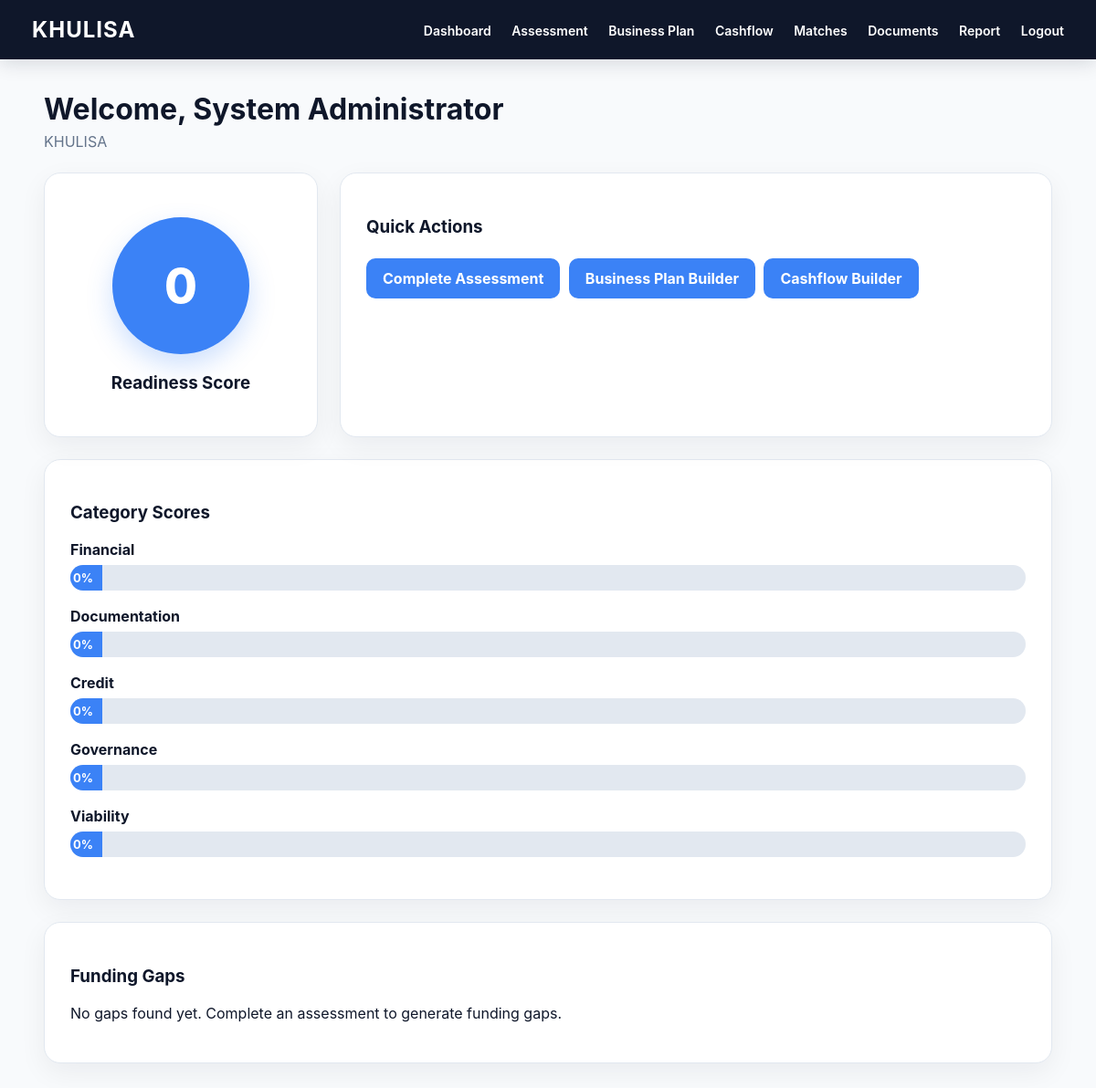
/dashboard.php (signed in), run on the app's committed database.
### tables this page shows
CREATE TABLE users (
    user_id INT AUTO_INCREMENT PRIMARY KEY,
    full_name VARCHAR(150) NOT NULL,
    business_name VARCHAR(150),
    email VARCHAR(150) UNIQUE NOT NULL,
    password VARCHAR(255) NOT NULL,
    user_type ENUM('owner','mentor','admin') DEFAULT 'owner',
    readiness_score INT DEFAULT 0,
    created_at TIMESTAMP DEFAULT CURRENT_TIMESTAMP
);

### includes/auth.php (called while the page is built, shortened)
<?php
function currentUserId() {
    return $_SESSION["user_id"] ?? null;
}
?>

### includes/functions.php (called while the page is built, shortened)
<?php
function clean($value) {
    return htmlspecialchars(trim($value), ENT_QUOTES, "UTF-8");
}
?>

### dashboard.php (the view, shortened to what this page needs)
<?php
require_once __DIR__ . "/includes/auth.php";
require_once __DIR__ . "/includes/functions.php";
$user_id = currentUserId();
$user_stmt = $conn->prepare("SELECT * FROM users WHERE user_id = ?");
$user_stmt->bind_param("i", $user_id);
$user_stmt->execute();
$user = $user_stmt->get_result()->fetch_assoc();
$score_stmt = $conn->prepare("
    SELECT * FROM scores
    WHERE user_id = ?
    ORDER BY score_id DESC
    LIMIT 1
");
$score_stmt->bind_param("i", $user_id);
$score_stmt->execute();
$score = $score_stmt->get_result()->fetch_assoc();
$gap_stmt = $conn->prepare("
    SELECT * FROM gaps
    WHERE user_id = ? AND status = 'Open'
    ORDER BY FIELD(severity, 'High', 'Medium', 'Low')
");
$gap_stmt->bind_param("i", $user_id);
$gap_stmt->execute();
$gaps = $gap_stmt->get_result();
$total_score = $score["total_score"] ?? 0;
?>
<!DOCTYPE html>
<html>
<head>
    <link rel="stylesheet" href="css/style.css">
</head>
<body>
<nav>
    <h2>KHULISA</h2>
    <div>
        <a href="dashboard.php">Dashboard</a>
        <a href="assessment.php">Assessment</a>
        <a href="business-plan.php">Business Plan</a>
        <a href="cashflow.php">Cashflow</a>
        <a href="matches.php">Matches</a>
        <a href="documents.php">Documents</a>
        <a href="report.php">Report</a>
        <a href="logout.php">Logout</a>
    </div>
</nav>
<div class="container">
    <div class="page-title">
        <h1>Welcome, <?php echo clean($user["full_name"]); ?></h1>
        <p><?php echo clean($user["business_name"]); ?></p>
    </div>
    <div class="dashboard-grid">
        <div class="card center">
            <div class="score-circle">
                <?php echo $total_score; ?>
            </div>
            <h3>Readiness Score</h3>
        </div>
        <div class="card">
            <h3>Quick Actions</h3>
            <a class="btn-link" href="assessment.php">
                Complete Assessment
            </a>
            <a class="btn-link" href="business-plan.php">
                Business Plan Builder
            </a>
            <a class="btn-link" href="cashflow.php">
                Cashflow Builder
            </a>
        </div>
    </div>
    <div class="card">
        <h3>Category Scores</h3>
        <?php
        $categories = [
            "Financial" => $score["financial_score"] ?? 0,
            "Documentation" => $score["documentation_score"] ?? 0,
            "Credit" => $score["credit_score"] ?? 0,
            "Governance" => $score["governance_score"] ?? 0,
            "Viability" => $score["viability_score"] ?? 0
        ];
        ?>
        <?php foreach ($categories as $name => $value): ?>
            <div class="bar-row">
                <span><?php echo $name; ?></span>
                <div class="bar">
                    <div style="width: <?php echo $value; ?>%">
                        <?php echo $value; ?>%
                    </div>
                </div>
            </div>
        <?php endforeach; ?>
    </div>
    <div class="card">
        <h3>Funding Gaps</h3>
        <?php if ($gaps->num_rows === 0): ?>
            <p>No gaps found yet. Complete an assessment to generate funding gaps.</p>
        <?php endif; ?>
    </div>
</div>
</body>
</html>

### css/style.css (style rules this page uses)
:root { --primary: #0F172A; --secondary: #1E293B; --accent: #3B82F6; --accent-hover: #2563EB; --background: #F8FAFC; --card: #FFFFFF; --text: #0F172A; --muted: #64748B; --border: #E2E8F0; --danger: #DC2626; --danger-hover: #991B1B; --warning-bg: #FEF3C7; --warning-text: #92400E; --success-bg: #DBEAFE; --success-text: #1E40AF; }
* { box-sizing: border-box; }
body { margin: 0; font-family: Inter, "Segoe UI", Arial, sans-serif; background: var(--background); color: var(--text); }
nav { background: var(--primary); color: white; padding: 18px 35px; display: flex; justify-content: space-between; align-items: center; box-shadow: 0 4px 20px rgba(15, 23, 42, 0.15); }
nav h2 { margin: 0; font-size: 24px; font-weight: 700; letter-spacing: 1px; }
nav a { color: white; text-decoration: none; margin-left: 18px; font-weight: 600; font-size: 14px; transition: 0.25s; }
.container { width: 92%; max-width: 1180px; margin: 35px auto; }
.page-title { margin-bottom: 24px; }
.page-title h1 { margin: 0 0 6px; font-size: 32px; color: var(--primary); }
.page-title p { color: var(--muted); margin: 0; }
.card { background: var(--card); border-radius: 18px; padding: 28px; box-shadow: 0 10px 30px rgba(15, 23, 42, 0.06); margin-bottom: 24px; border: 1px solid var(--border); }
.card h2, .card h3 { color: var(--primary); }
.center { text-align: center; }
button, .btn-link { display: inline-block; background: var(--accent); color: white; border: none; padding: 12px 18px; border-radius: 10px; text-decoration: none; cursor: pointer; font-weight: 700; margin: 5px 5px 5px 0; transition: 0.25s; }
.dashboard-grid { display: grid; grid-template-columns: 300px 1fr; gap: 24px; }
.score-circle { width: 150px; height: 150px; background: var(--accent); color: white; border-radius: 50%; margin: 20px auto; display: flex; align-items: center; justify-content: center; font-size: 52px; font-weight: 800; box-shadow: 0 12px 28px rgba(59, 130, 246, 0.25); }
.bar-row { margin-bottom: 18px; }
.bar-row span { display: block; margin-bottom: 7px; font-weight: 700; color: var(--primary); }
.bar { height: 28px; background: #E2E8F0; border-radius: 20px; overflow: hidden; }
.bar div { height: 100%; background: var(--accent); color: white; text-align: right; padding-right: 10px; line-height: 28px; min-width: 35px; font-size: 13px; font-weight: 700; }

### data on the page
users: full_name "System Administrator", business_name "KHULISA", readiness_score "0"

### other printed values
$total_score "0"
$name "Financial"
$name "Documentation"
$name "Credit"
$name "Governance"
$name "Viability"
